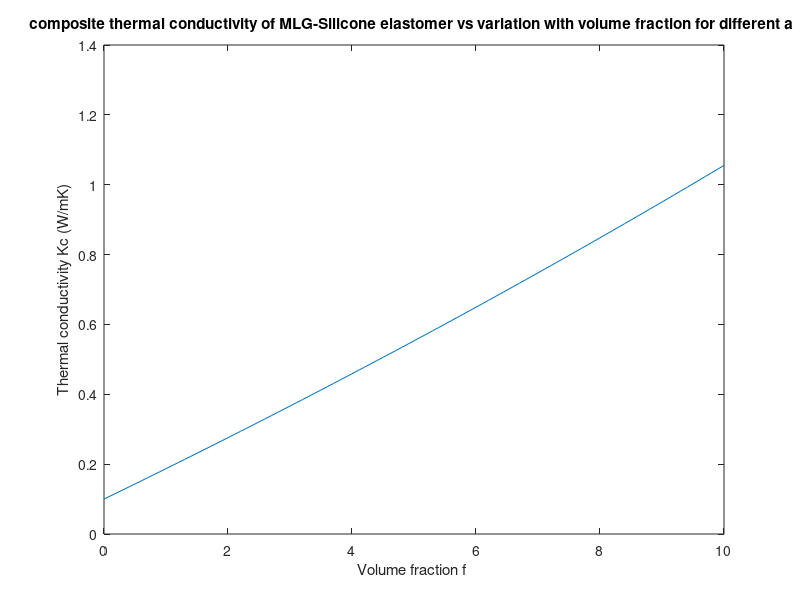

This chart was generated by the following MATLAB code:
clc;
close all;
clear all;


%%%%%%%%%%%
A= 775;
sigbA = 3.7*10^9 ;
% p=[ 0.001167 0.00233 .0035 .005 0.01 ]
p=[ 0.0098 ]
%0.0007 0.0021 .0049  0.0098

L= 5*10^-6

% v=2*10^4;
% C= 700 *2300

%kp= 2000;
km=0.1;

Rb=10*10^-9;


f=0:0.001:0.1

for j=1:length(p)
for i=1:length(f)
    
    Lef=(A* L)/(A+ L);
    
%     kp = 1/3 *Lef* v* C*0.5
    kp =(sigbA )/(1/(L)+2/(pi *A));
    
    H(j)=p(j)*L
    
    a11(j)=L;
    a21(j)=L;
    a31(j)=H(j);
    
    ak1=Rb*km
    alp1(j)=Rb*km/H(j)
    
    

    L11(j)=((p(j))^2/(2*((p(j))^2-1)))+((p(j))/(2*(1-(p(j))^2)^(3/2)))*acos(p(j))
    gama(j)=(1+2*p(j))*alp1(j);

    L22(j)=L11(j);
    L33(j)=1-2*L11(j)

    kc11(j)=kp/(1+gama(j)*L11(j)*kp/km);
    kc22(j)=kp/(1+gama(j)*L22(j)*kp/km);
    kc33(j)=kp/(1+gama(j)*L33(j)*kp/km);

    b11(j)=(kc11(j)-km)/(km +L11(j)*(kc11(j)-km));
    b22(j)=(kc22(j)-km)/(km +L22(j)*(kc22(j)-km));
    b33(j)=(kc33(j)-km)/(km +L33(j)*(kc33(j)-km));

    
    
 
  k1(i) =(3+f(i)*(2*b11(j)*(1-L11(j))+b33(j)*(1-L33(j))))/(3-f(i)*(2*b11(j)*L11(j)+b33(j)*L33(j)));
  ka1(i)=k1(i)*km;
  ke1(i)=ka1(i);
  
  
end
plot(f*100,ke1)
hold on;
xlabel('Volume fraction f '), ylabel('Thermal conductivity Kc (W/mK)'),
title('composite thermal conductivity of MLG-Silicone elastomer vs variation with volume fraction for different a ')
end
f1=f*100;
f2=f1';
ke2=ke1';